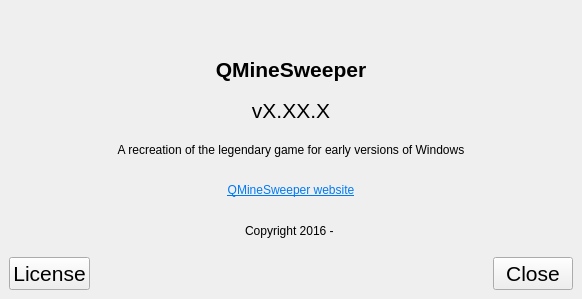
<?xml version="1.0" encoding="UTF-8"?>
<ui version="4.0">
 <class>AboutQmsWindow</class>
 <widget class="QMainWindow" name="AboutQmsWindow">
  <property name="geometry">
   <rect>
    <x>0</x>
    <y>0</y>
    <width>582</width>
    <height>299</height>
   </rect>
  </property>
  <property name="windowTitle">
   <string>About QMineSweeper</string>
  </property>
  <widget class="QWidget" name="centralwidget">
   <layout class="QVBoxLayout" name="verticalLayout_2">
    <item>
     <layout class="QVBoxLayout" name="verticalLayout">
      <property name="spacing">
       <number>0</number>
      </property>
      <item>
       <widget class="QLabel" name="lblProgramIcon">
        <property name="text">
         <string/>
        </property>
        <property name="pixmap">
         <pixmap resource="../resources/icons.qrc">:/mine-icons/png/mine-icons/128-qminesweeper.png</pixmap>
        </property>
        <property name="alignment">
         <set>Qt::AlignCenter</set>
        </property>
       </widget>
      </item>
      <item>
       <widget class="QLabel" name="lblProgramName">
        <property name="font">
         <font>
          <pointsize>16</pointsize>
          <weight>75</weight>
          <bold>true</bold>
         </font>
        </property>
        <property name="text">
         <string>QMineSweeper</string>
        </property>
        <property name="alignment">
         <set>Qt::AlignCenter</set>
        </property>
       </widget>
      </item>
      <item>
       <widget class="QLabel" name="lblProgramVersion">
        <property name="font">
         <font>
          <pointsize>16</pointsize>
         </font>
        </property>
        <property name="text">
         <string>vX.XX.X</string>
        </property>
        <property name="alignment">
         <set>Qt::AlignCenter</set>
        </property>
       </widget>
      </item>
      <item>
       <widget class="QLabel" name="lblProgramDescription">
        <property name="text">
         <string>A recreation of the legendary game for early versions of Windows</string>
        </property>
        <property name="alignment">
         <set>Qt::AlignCenter</set>
        </property>
       </widget>
      </item>
      <item>
       <widget class="QLabel" name="lblProgramWebsite">
        <property name="text">
         <string>&lt;html&gt;&lt;head/&gt;&lt;body&gt;&lt;p&gt;&lt;a href=&quot;https://github.com/tlewiscpp/QMineSweeper&quot;&gt;&lt;span style=&quot; text-decoration: underline; color:#007af4;&quot;&gt;QMineSweeper website&lt;/span&gt;&lt;/a&gt;&lt;/p&gt;&lt;/body&gt;&lt;/html&gt;</string>
        </property>
        <property name="alignment">
         <set>Qt::AlignCenter</set>
        </property>
       </widget>
      </item>
      <item>
       <widget class="QLabel" name="lblProgramCopyright">
        <property name="text">
         <string>Copyright 2016 - </string>
        </property>
        <property name="alignment">
         <set>Qt::AlignCenter</set>
        </property>
       </widget>
      </item>
     </layout>
    </item>
    <item>
     <layout class="QHBoxLayout" name="btnLicenseCloseGridLayout">
      <property name="sizeConstraint">
       <enum>QLayout::SetDefaultConstraint</enum>
      </property>
      <item>
       <widget class="QPushButton" name="btnLicense">
        <property name="font">
         <font>
          <pointsize>16</pointsize>
         </font>
        </property>
        <property name="text">
         <string>License</string>
        </property>
       </widget>
      </item>
      <item>
       <spacer name="horizontalSpacer">
        <property name="orientation">
         <enum>Qt::Horizontal</enum>
        </property>
        <property name="sizeHint" stdset="0">
         <size>
          <width>40</width>
          <height>20</height>
         </size>
        </property>
       </spacer>
      </item>
      <item>
       <widget class="QPushButton" name="btnCloseDialog">
        <property name="font">
         <font>
          <pointsize>16</pointsize>
         </font>
        </property>
        <property name="text">
         <string>Close</string>
        </property>
       </widget>
      </item>
     </layout>
    </item>
   </layout>
  </widget>
 </widget>
 <resources>
  <include location="../resources/icons.qrc"/>
 </resources>
 <connections/>
</ui>
